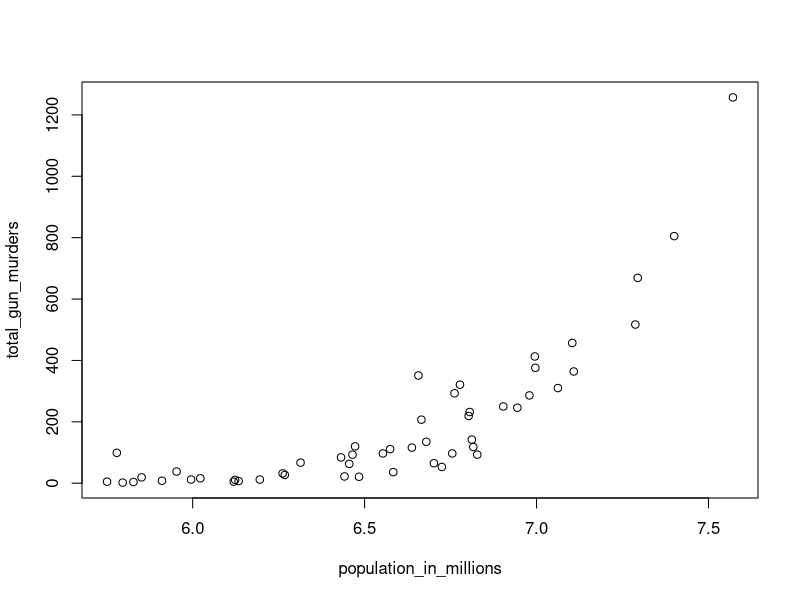
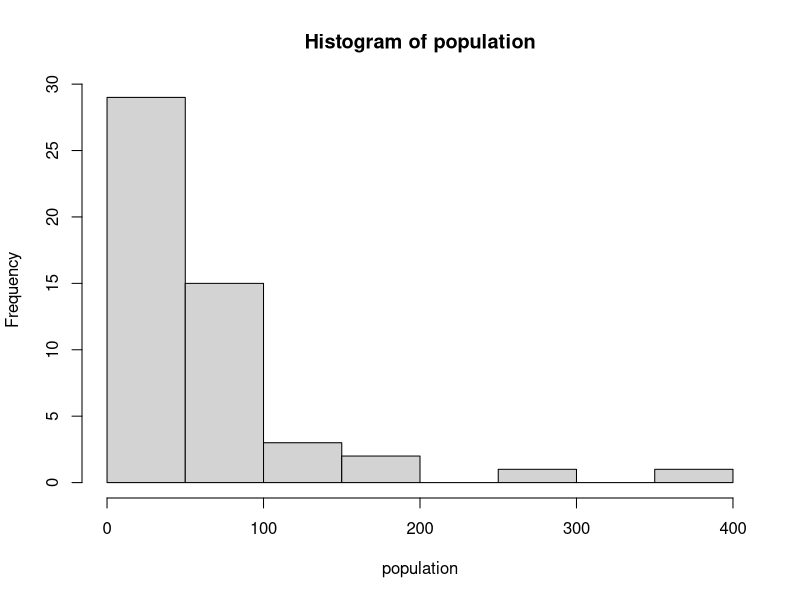
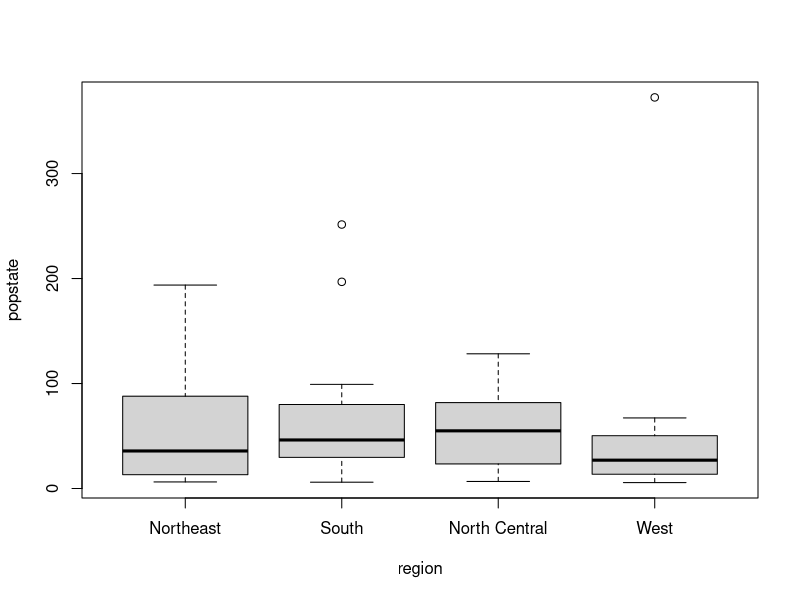

Source code (R) for these figures, in order:
## ---- chunk 1
knitr::opts_chunk$set(echo = TRUE)
## ---- chunk 2
library(dslabs)
data(murders)
str(murders)
## ---- chunk 3
  pop <- murders$population
  sort(pop)[[1]]
## ---- chunk 4
  order(pop)[[1]]
## ---- chunk 5
  which.min(pop) == order(pop)[[1]]
## ---- chunk 6
  
  murders$state[[order(pop)[[1]]]]
## ---- chunk 7
  
  ranks <- rank(murders$population)
  my_df <- data.frame(name=murders$state,peringkat=ranks)
  my_df
## ---- chunk 8
  
  ind = order(my_df$peringkat)
  my_dff = data.frame(name=(sort(murders$state))[ind],Populasi = sort(murders$population),Peringkat = sort(ranks))
  my_dff
## ---- chunk 9
  
  population_in_millions <- log10(murders$population)
  total_gun_murders <- murders$total
  plot(population_in_millions,total_gun_murders)
## ---- chunk 10
  
  population <- murders$population/100000
  hist(population)
## ---- chunk 11
  
  popstate=murders$population/10^5
  boxplot(popstate~region,data=murders)
